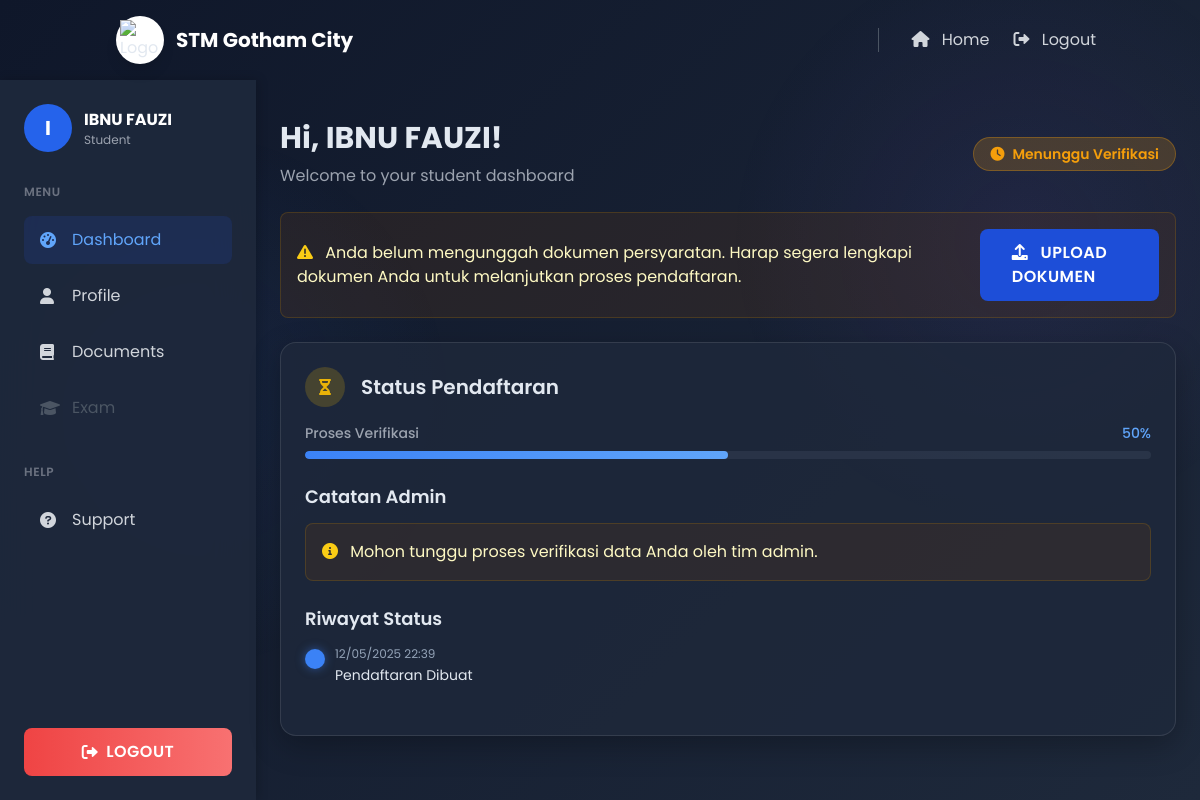
Screenshot of /login/student_dashboard.php (signed in) with the database file from the repository.
### tables this page shows
CREATE TABLE `registrations` (
  `id` int(11) NOT NULL AUTO_INCREMENT,
  `user_id` int(11) NOT NULL,
  `email` varchar(255) NOT NULL,
  `full_name` varchar(255) NOT NULL,
  `nisn` char(10) NOT NULL,
  `status` enum('Menunggu Verifikasi','Terverifikasi','Diterima','Ditolak') DEFAULT 'Menunggu Verifikasi',
  `admin_notes` text DEFAULT NULL,
  `created_at` datetime DEFAULT current_timestamp(),
  `exam_permission` tinyint(1) DEFAULT 0,
  `major_id` int(11) DEFAULT NULL,
  `phone` varchar(15) DEFAULT NULL,
  `birth_date` date DEFAULT NULL,
  `address` text DEFAULT NULL,
  `program` varchar(100) DEFAULT NULL,
  `gender` enum('Laki-laki','Perempuan') DEFAULT NULL,
  `birth_place` varchar(100) DEFAULT NULL,
  `nik` char(16) DEFAULT NULL,
  `religion` varchar(50) DEFAULT NULL,
  `previous_school` varchar(255) DEFAULT NULL,
  `graduation_year` year(4) DEFAULT NULL,
  `father_name` varchar(255) DEFAULT NULL,
  `father_occupation` varchar(100) DEFAULT NULL,
  `father_phone` varchar(15) DEFAULT NULL,
  `mother_name` varchar(255) DEFAULT NULL,
  `mother_occupation` varchar(100) DEFAULT NULL,
  `mother_phone` varchar(15) DEFAULT NULL,
  `district` varchar(100) DEFAULT NULL,
  `city` varchar(100) DEFAULT NULL,
  `province` varchar(100) DEFAULT NULL,
  `postal_code` varchar(10) DEFAULT NULL,
  `updated_at` datetime DEFAULT NULL,
  PRIMARY KEY (`id`),
  KEY `user_id` (`user_id`),
  KEY `major_id` (`major_id`),
  CONSTRAINT `registrations_ibfk_1` FOREIGN KEY (`user_id`) REFERENCES `users` (`user_id`) ON DELETE CASCADE,
  CONSTRAINT `registrations_ibfk_2` FOREIGN KEY (`major_id`) REFERENCES `majors` (`id`)
);

### login/student_dashboard.php (the view, shortened to what this page needs)
<?php
$servername = "localhost";
$username = "root";
$password = "";
$dbname = "stm_gotham";
$conn = new mysqli($servername, $username, $password, $dbname);
$email = $_SESSION['email'];
$sql = "SELECT id, full_name, nisn, status, admin_notes, created_at, exam_permission, major_id FROM registrations WHERE email = ?";
$stmt = $conn->prepare($sql);
$stmt->bind_param("s", $email);
$stmt->execute();
$result = $stmt->get_result();
$student = $result->fetch_assoc();
$student_documents = [];
$sql_history = "SELECT status, notes, changed_at FROM status_history WHERE registration_id = ? ORDER BY changed_at ASC";
$stmt_history = $conn->prepare($sql_history);
$stmt_history->bind_param("i", $student['id']);
$stmt_history->execute();
$result_history = $stmt_history->get_result();
$status_history = $result_history->fetch_all(MYSQLI_ASSOC);
?>
<!DOCTYPE html>
<html lang="id">
<head>
    <script src="https://cdn.tailwindcss.com"></script>
    <link href="https://cdnjs.cloudflare.com/ajax/libs/font-awesome/6.0.0-beta3/css/all.min.css" rel="stylesheet">
</head>
<body>
    <nav id="navbar" class="fixed w-full top-0 z-50 transition-all duration-300 py-4">
        <div class="container mx-auto px-4 flex justify-between items-center">
            <div class="flex items-center space-x-3">
                <a href="../index.html" class="flex items-center space-x-3">
                    <div class="w-12 h-12 rounded-full bg-white flex items-center justify-center shadow-lg">
                        <img src="https://cdn.pixabay.com/photo/2018/10/05/21/29/bat-3726896_1280.png" alt="Logo STM Gotham City" class="w-10 h-10 object-contain">
                    </div>
                    <div class="text-white font-bold text-xl">STM Gotham City</div>
                </a>
            </div>
            <div class="hidden md:flex items-center space-x-6">
                <a href="../index.html" class="text-gray-300 hover:text-white transition duration-300">
                    <i class="fas fa-home mr-2"></i> Home
                </a>
                <a href="logout.php" class="text-gray-300 hover:text-red-400 transition duration-300">
                    <i class="fas fa-sign-out-alt mr-2"></i> Logout
                </a>
            </div>
        </div>
    </nav>
    <div class="flex min-h-screen pt-24">
        <aside id="sidebar" class="sidebar w-64 fixed top-20 bottom-0 p-6 hidden md:block">
            <div class="flex items-center space-x-3 mb-8">
                <div class="w-12 h-12 rounded-full bg-blue-600 flex items-center justify-center">
                    <span class="text-xl font-bold text-white">
                        <?php echo substr($student['full_name'] ?? 'S', 0, 1); ?>
                    </span>
                </div>
                <div>
                    <h3 class="font-bold text-white">
                        <?php echo htmlspecialchars($student['full_name'] ?? 'Student'); ?>
                    </h3>
                    <p class="text-xs text-gray-400">Student</p>
                </div>
            </div>
            <div class="mb-8">
                <p class="text-xs uppercase text-gray-500 font-semibold mb-4 tracking-wider">Menu</p>
                <ul class="space-y-2">
                    <li>
                        <a href="#" class="flex items-center space-x-3 text-blue-400 bg-blue-900 bg-opacity-30 rounded-lg px-4 py-3 transition-all duration-300">
                            <i class="fas fa-tachometer-alt w-5"></i>
                            <span>Dashboard</span>
                        </a>
                    </li>
                    <li>
                        <a href="student_profile.php" class="flex items-center space-x-3 text-gray-300 hover:text-blue-400 hover:bg-blue-900 hover:bg-opacity-20 rounded-lg px-4 py-3 transition-all duration-300">
                            <i class="fas fa-user w-5"></i>
                            <span>Profile</span>
                        </a>
                    </li>
                    <li>
                        <a href="students_documents.php" class="flex items-center space-x-3 text-gray-300 hover:text-blue-400 hover:bg-blue-900 hover:bg-opacity-20 rounded-lg px-4 py-3 transition-all duration-300">
                            <i class="fas fa-book w-5"></i>
                            <span>Documents</span>
                        </a>
                    </li>
                    <li>
                        <a href="exam.php" class="flex items-center space-x-3 <?php echo $student['exam_permission'] == 1 ? 'text-gray-300 hover:text-blue-400 hover:bg-blue-900 hover:bg-opacity-20' : 'text-gray-600 cursor-not-allowed'; ?> rounded-lg px-4 py-3 transition-all duration-300" <?php echo $student['exam_permission'] == 1 ? '' : 'onclick="event.preventDefault(); Swal.fire({title: \'Akses Ditolak\', text: \'Anda belum diizinkan untuk mengikuti ujian.\', icon: \'warning\', confirmButtonText: \'OK\'});"'; ?>>
                            <i class="fas fa-graduation-cap w-5"></i>
                            <span>Exam</span>
                        </a>
                    </li>
                </ul>
            </div>
            <div>
                <p class="text-xs uppercase text-gray-500 font-semibold mb-4 tracking-wider">Help</p>
                <ul class="space-y-2">
                    <li>
                        <a href="support.php" class="flex items-center space-x-3 text-gray-300 hover:text-blue-400 hover:bg-blue-900 hover:bg-opacity-20 rounded-lg px-4 py-3 transition-all duration-300">
                            <i class="fas fa-question-circle w-5"></i>
                            <span>Support</span>
                        </a>
                    </li>
                </ul>
            </div>
            <div class="absolute bottom-6 left-6 right-6">
                <a href="logout.php" class="logout-btn btn text-white w-full flex items-center justify-center">
                    <i class="fas fa-sign-out-alt mr-2"></i> Logout
                </a>
            </div>
        </aside>
        <main class="content flex-1 p-6 md:ml-64">
            <?php if ($student['status'] === 'Ditolak'): ?>
                <div class="max-w-4xl mx-auto">
                    <div class="card p-8 text-center slide-in">
                        <div class="w-24 h-24 mx-auto mb-6 rounded-full bg-red-500 bg-opacity-20 flex items-center justify-center">
                            <i class="fas fa-times text-4xl text-red-500"></i>
                        </div>
                        <h2 class="text-3xl font-bold mb-4">Terima Kasih!</h2>
                        <p class="text-lg text-gray-400 mb-8 max-w-xl mx-auto">
                            Kami menghargai usaha Anda dalam mendaftar di STM Gotham City.
                            Sayangnya, pendaftaran Anda tidak dapat diterima saat ini.
                        </p>
                        <?php
                        $latest_admin_notes = !empty($status_history) ? end($status_history)['notes'] : $student['admin_notes'];
                        if (!empty($latest_admin_notes)):
                        ?>
                            <div class="bg-red-900 bg-opacity-20 border border-red-600 border-opacity-20 rounded-lg p-4 text-red-100 mb-6">
                                <i class="fas fa-info-circle mr-2 text-red-400"></i>
                                Catatan Admin: <?php echo htmlspecialchars($latest_admin_notes); ?>
                            </div>
                        <?php endif; ?>
                        <p class="text-gray-400 mb-8">
                            Tetap semangat dan jangan menyerah untuk meraih impian Anda!
                        </p>
                        <div class="inline-block">
                            <a href="logout.php" class="logout-btn btn text-white inline-flex items-center glow-effect">
                                <i class="fas fa-sign-out-alt mr-2"></i> Logout
                            </a>
                        </div>
                    </div>
                </div>
            <?php else: ?>
                <div class="max-w-7xl mx-auto">
                    <div class="flex flex-col md:flex-row md:items-center md:justify-between mb-6">
                        <div>
                            <h1 class="text-3xl font-bold mb-2 slide-in">Hi, <?php echo htmlspecialchars($student['full_name'] ?? 'Student'); ?>!</h1>
                            <p class="text-gray-400 slide-in">Welcome to your student dashboard</p>
                        </div>
                        <div class="mt-4 md:mt-0">
                            <?php
                            $statusClass = '';
                            $statusIcon = '';
                            switch($student['status']) {
                                case 'Menunggu Verifikasi':
                                    $statusClass = 'status-pending';
                                    $statusIcon = 'fa-clock';
                                    break;
                            }
                            ?>
                            <div class="<?php echo $statusClass; ?> status-badge slide-in">
                                <i class="fas <?php echo $statusIcon; ?>"></i>
                                <?php echo htmlspecialchars($student['status']); ?>
                            </div>
                        </div>
                    </div>
                    <?php if (empty($student_documents) && $student['status'] !== 'Ditolak'): ?>
                        <div class="bg-yellow-900 bg-opacity-20 border border-yellow-600 border-opacity-20 rounded-lg p-4 text-yellow-100 mb-6 slide-in flex items-center justify-between">
                            <div>
                                <i class="fas fa-exclamation-triangle mr-2 text-yellow-400"></i>
                                Anda belum mengunggah dokumen persyaratan. Harap segera lengkapi dokumen Anda untuk melanjutkan proses pendaftaran.
                            </div>
                            <a href="students_documents.php" class="ml-4 btn bg-blue-700 hover:bg-blue-800 text-white">
                                <i class="fas fa-upload mr-2"></i> Upload Dokumen
                            </a>
                        </div>
                    <?php endif; ?>
                    <div class="card p-6 mb-6 slide-in">
                        <div class="flex items-center space-x-4 mb-4">
                            <div class="w-10 h-10 rounded-full bg-yellow-500 bg-opacity-20 flex items-center justify-center">
                                <i class="fas fa-hourglass-half text-yellow-500"></i>
                            </div>
                            <h2 class="text-xl font-semibold">Status Pendaftaran</h2>
                        </div>
                        <div class="mb-6">
                            <div class="flex justify-between mb-2">
                                <span class="text-sm font-medium text-gray-400">Proses Verifikasi</span>
                                <span class="text-sm font-medium text-blue-400">
                                    <?php echo $student['status'] === 'Diterima' ? '100%' : ($student['status'] === 'Terverifikasi' ? '75%' : '50%'); ?>
                                </span>
                            </div>
                            <div class="progress-container">
                                <div class="progress-bar" style="width: <?php echo $student['status'] === 'Diterima' ? '100%' : ($student['status'] === 'Terverifikasi' ? '75%' : '50%'); ?>"></div>
                            </div>
                        </div>
                        <div class="mb-6">
                            <h3 class="text-lg font-semibold mb-3">Catatan Admin</h3>
                            <?php
                            $latest_notes = !empty($status_history) ? end($status_history)['notes'] : $student['admin_notes'];
                            ?>
                            <div class="bg-yellow-900 bg-opacity-20 border border-yellow-600 border-opacity-20 rounded-lg p-4 text-yellow-100">
                                <i class="fas fa-info-circle mr-2 text-yellow-400"></i>
                                <?php echo htmlspecialchars($latest_notes ?? 'Mohon tunggu proses verifikasi data Anda oleh tim admin.'); ?>
                            </div>
                        </div>
                        <div>
                            <h3 class="text-lg font-semibold mb-3">Riwayat Status</h3>
                            <div class="timeline">
                                <div class="timeline-item">
                                    <div class="timeline-dot bg-blue-500"></div>
                                    <div class="timeline-date"><?php echo date('d/m/Y H:i', strtotime($student['created_at'])); ?></div>
                                    <div class="timeline-content">Pendaftaran Dibuat</div>
                                </div>
                            </div>
                        </div>
                    </div>
                </div>
            <?php endif; ?>
        </main>
    </div>
</body>
</html>

### rows the page displays
registrations: full_name "I", full_name "IBNU FAUZI", status "Menunggu Verifikasi", created_at "12/05/2025 22:39"

### other values shown
$latest_notes "Mohon tunggu proses verifikasi data Anda oleh tim admin."
